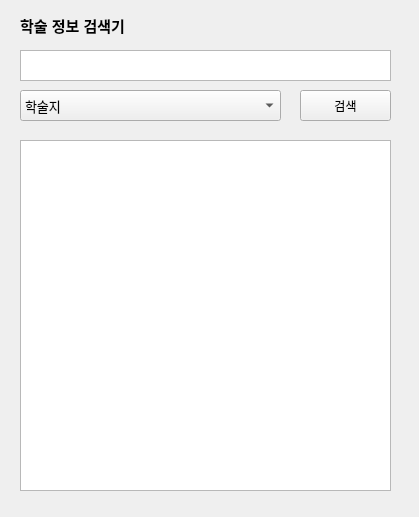
<?xml version="1.0" encoding="UTF-8"?>
<ui version="4.0">
 <class>Form</class>
 <widget class="QWidget" name="Form">
  <property name="geometry">
   <rect>
    <x>0</x>
    <y>0</y>
    <width>419</width>
    <height>517</height>
   </rect>
  </property>
  <property name="windowTitle">
   <string>Form</string>
  </property>
  <widget class="QTextEdit" name="textEdit">
   <property name="geometry">
    <rect>
     <x>20</x>
     <y>50</y>
     <width>371</width>
     <height>31</height>
    </rect>
   </property>
   <property name="inputMethodHints">
    <set>Qt::ImhHiddenText|Qt::ImhMultiLine</set>
   </property>
   <property name="html">
    <string>&lt;!DOCTYPE HTML PUBLIC &quot;-//W3C//DTD HTML 4.0//EN&quot; &quot;http://www.w3.org/TR/REC-html40/strict.dtd&quot;&gt;
&lt;html&gt;&lt;head&gt;&lt;meta name=&quot;qrichtext&quot; content=&quot;1&quot; /&gt;&lt;style type=&quot;text/css&quot;&gt;
p, li { white-space: pre-wrap; }
&lt;/style&gt;&lt;/head&gt;&lt;body style=&quot; font-family:'Gulim'; font-size:9pt; font-weight:400; font-style:normal;&quot;&gt;
&lt;p style=&quot;-qt-paragraph-type:empty; margin-top:0px; margin-bottom:0px; margin-left:0px; margin-right:0px; -qt-block-indent:0; text-indent:0px;&quot;&gt;&lt;br /&gt;&lt;/p&gt;&lt;/body&gt;&lt;/html&gt;</string>
   </property>
  </widget>
  <widget class="QComboBox" name="comboBox">
   <property name="geometry">
    <rect>
     <x>20</x>
     <y>90</y>
     <width>261</width>
     <height>31</height>
    </rect>
   </property>
   <property name="font">
    <font>
     <pointsize>10</pointsize>
    </font>
   </property>
   <item>
    <property name="text">
     <string>학술지</string>
    </property>
   </item>
   <item>
    <property name="text">
     <string>논문</string>
    </property>
   </item>
   <item>
    <property name="text">
     <string>책</string>
    </property>
   </item>
   <item>
    <property name="text">
     <string>강의</string>
    </property>
   </item>
  </widget>
  <widget class="QPushButton" name="pushButton">
   <property name="geometry">
    <rect>
     <x>300</x>
     <y>90</y>
     <width>91</width>
     <height>31</height>
    </rect>
   </property>
   <property name="text">
    <string>검색</string>
   </property>
  </widget>
  <widget class="QLabel" name="label">
   <property name="geometry">
    <rect>
     <x>20</x>
     <y>10</y>
     <width>151</width>
     <height>31</height>
    </rect>
   </property>
   <property name="font">
    <font>
     <pointsize>11</pointsize>
     <weight>75</weight>
     <bold>true</bold>
    </font>
   </property>
   <property name="text">
    <string>학술 정보 검색기</string>
   </property>
  </widget>
  <widget class="QListWidget" name="listWidget">
   <property name="geometry">
    <rect>
     <x>20</x>
     <y>140</y>
     <width>371</width>
     <height>351</height>
    </rect>
   </property>
  </widget>
 </widget>
 <resources/>
 <connections/>
</ui>
